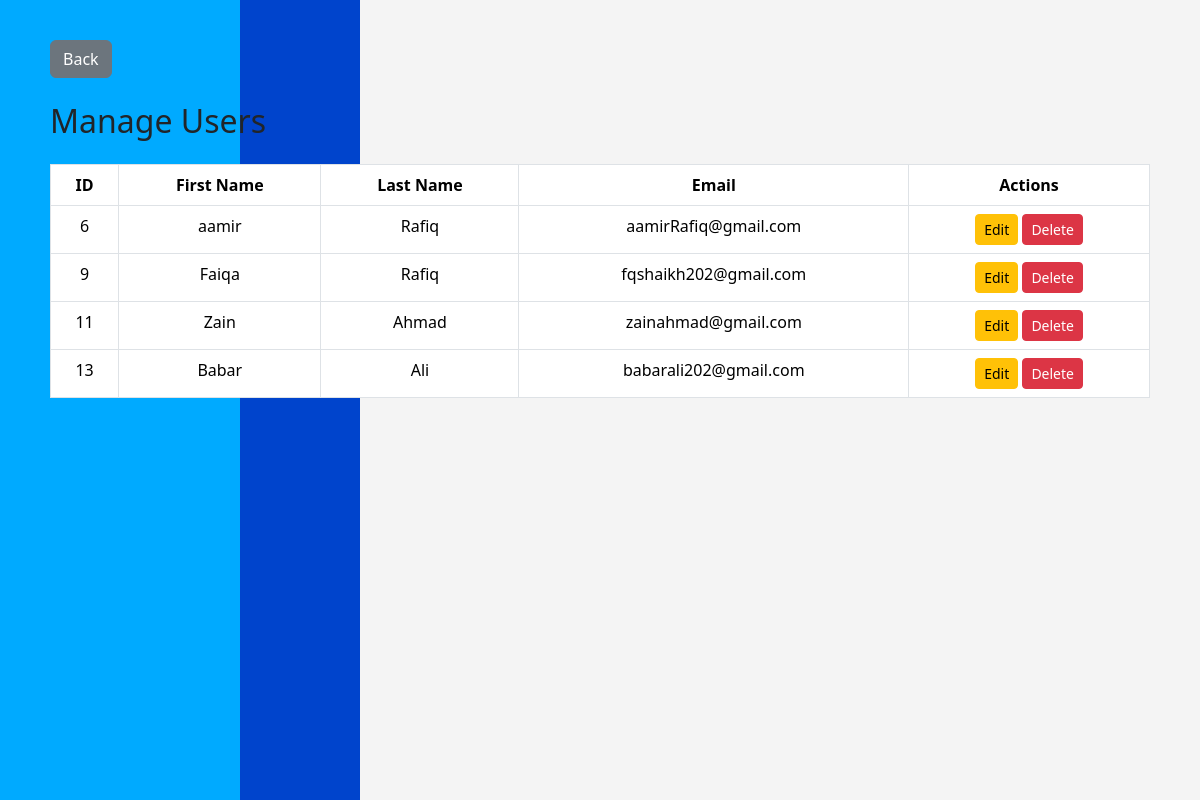
The page /manage_users.php on the database its author committed.
### tables this page shows
CREATE TABLE `user` (
  `id` int(11) NOT NULL,
  `firstname` varchar(255) NOT NULL,
  `lastname` varchar(255) NOT NULL,
  `email` varchar(255) NOT NULL,
  `password` varchar(100) NOT NULL,
  `role` text NOT NULL,
  `address` varchar(100) NOT NULL,
  `latitude` float DEFAULT NULL,
  `longitude` float DEFAULT NULL
);

### manage_users.php (the view, shortened to what this page needs)
<?php
$servername = "localhost";
$username = "root";
$password = "";
$dbname = "rims";
$conn = new mysqli($servername, $username, $password, $dbname);
$sql = "SELECT * FROM user WHERE role = 'user'";
$result = $conn->query($sql);
?>
<!DOCTYPE html>
<html lang="en">
<head>
    <link rel="stylesheet" href="https://cdnjs.cloudflare.com/ajax/libs/font-awesome/6.0.0-beta3/css/all.min.css">
    <link rel="stylesheet" href="https://cdn.jsdelivr.net/npm/bootstrap@5.3.2/dist/css/bootstrap.min.css">
</head>
<body>
    <div class="left-side"></div>
    <div class="container">
        <div class="back-button">
            <a href="admin_panel.php" class="btn btn-secondary">
                <i class="bi bi-arrow-left"></i> Back
            </a>
        </div>
        <h2 class="my-4">Manage Users</h2>
        <div class="table-container">
            <table class="table table-bordered">
                <thead>
                    <tr>
                        <th>ID</th>
                        <th>First Name</th>
                        <th>Last Name</th>
                        <th>Email</th>
                        <th>Actions</th>
                    </tr>
                </thead>
                <tbody>
                    <?php
                    if ($result->num_rows > 0) {
                        while($row = $result->fetch_assoc()) {
                            echo "<tr>
                                    <td>{$row['id']}</td>
                                    <td>{$row['firstname']}</td>
                                    <td>{$row['lastname']}</td>
                                    <td>{$row['email']}</td>
                                    <td>
                                        <a href='edit_user.php?id={$row['id']}' class='btn btn-warning btn-sm'>Edit</a>
                                        <a href='manage_users.php?delete_id={$row['id']}' class='btn btn-danger btn-sm' onclick='return confirm(\"Are you sure you want to delete this user?\")'>Delete</a>
                                    </td>
                                  </tr>";
                        }
                    } else {
                        echo "<tr><td colspan='5'>No users found</td></tr>";
                    }
                    ?>
                </tbody>
            </table>
        </div>
    </div>
</body>
</html>

### manage_users.php (style rules this page uses)
body { display: flex; height: 100vh; margin: 0; background: linear-gradient(to right, #0044cc 30%, #f4f4f4 30%); }
.left-side { background-color: #00aaff; height: 100%; width: 20%; position: fixed; top: 0; left: 0; z-index: -1; }
.container { padding: 20px; }
.table-container { margin-top: 20px; }
table { width: 70%; margin-bottom: 20px; }
th, td { text-align: center; }
.back-button { margin: 20px 0; }

### rows shown on the page
user: id "6", firstname "aamir", lastname "Rafiq", email "aamirRafiq@gmail.com"
user: id "9", firstname "Faiqa", lastname "Rafiq", email "fqshaikh202@gmail.com"
user: id "11", firstname "Zain", lastname "Ahmad", email "zainahmad@gmail.com"
user: id "13", firstname "Babar", lastname "Ali", email "babarali202@gmail.com"
